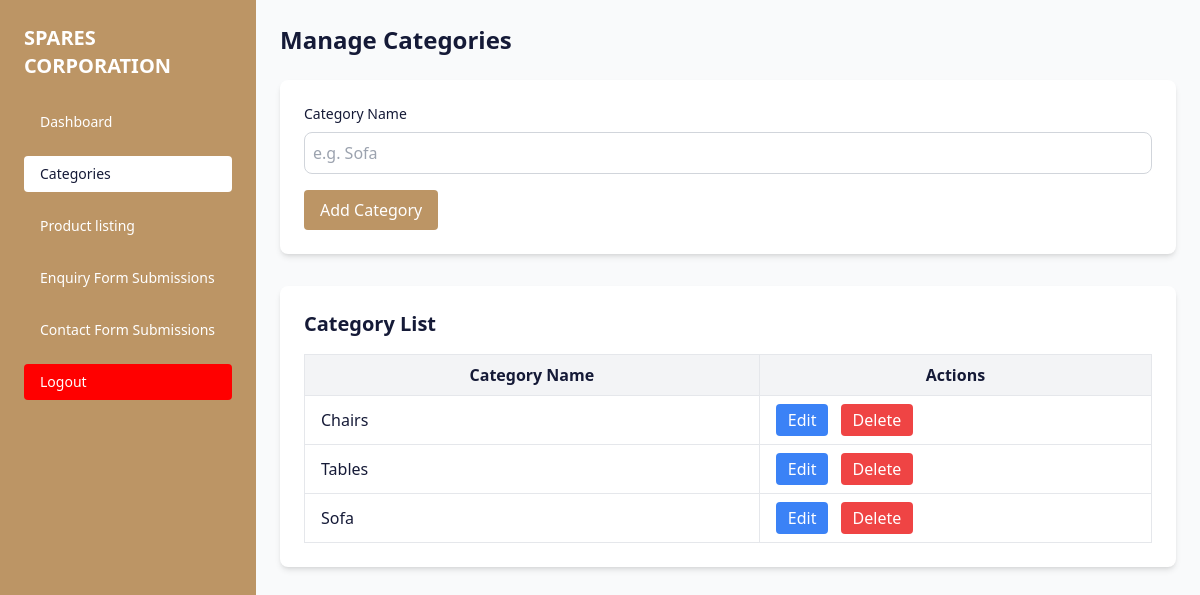
The app's page /category (signed in) with its own data.
### furnitureapp/models.py (models this page shows, shortened)
class Category(models.Model):
    name = models.CharField(max_length=50)

### furnitureapp/views.py (the view, shortened to what this page needs)
# urls.py: path('category', views.category, name="category"),
@never_cache
def category(request):
    if not request.session.get('user_id'):
        return redirect('login')
    categories = Category.objects.all()
    return render(request, 'admin_categories.html', {'categories': categories})

### furnitureapp/context_processors.py (called while the page is built)
def category_menu(request):
    selected_category = request.GET.get("category", "")
    categories = Category.objects.all()
    return {
        "categories": categories,
        "selected_category": selected_category
    }

### furnitureapp/templates/admin_categories.html (shortened to what this page needs)
{% load static %}
<!DOCTYPE html>
<html lang="en">
<head>
  <script src="https://cdn.tailwindcss.com"></script>
</head>
<body class="bg-white text-[#151a37] font-sans">
  <div class="flex min-h-screen">
    <div id="sidebar"
      class="fixed top-0 left-0 h-full w-64 bg-[#bc9565] text-white p-6 z-50 transform -translate-x-full md:translate-x-0 transition-transform duration-300 ease-in-out">
      <div class="flex items-center justify-between mb-6">
        <div class="w-full flex justify-center">
      <a href="{% url 'index' %}" id="brand" class="transition-all block">
      <h1 class="mt-2 text-lg md:text-xl md:mt-0 uppercase font-bold text-white">Spares Corporation</h1>
    </a>
    </div>
      </div>
      <nav>
        <ul class="space-y-4 text-sm">
          <li>
        <a href="{% url 'dashboard' %}" class="block py-2 px-4 rounded hover:bg-white hover:text-[#151a37]">Dashboard</a>
      </li>
          <li><a href="{% url 'category' %}" class="block py-2 px-4 rounded bg-white text-[#151a37]">Categories</a>
          </li>
          <li>
            <a href="{% url 'listing' %}" class="block py-2 px-4 rounded hover:bg-white hover:text-[#151a37]">Product
              listing</a>
          </li>
          <li>
            <a href="{% url 'admin_enquiry' %}"
              class="block py-2 px-4 rounded hover:bg-white hover:text-[#151a37]">Enquiry Form Submissions</a>
          </li>
          <li>
            <a href="{% url 'admin_contact' %}"
              class="block py-2 px-4 rounded hover:bg-white hover:text-[#151a37]">Contact Form Submissions</a>
          </li>
          <li>
            <a href="{% url 'logout' %}" class="block py-2 px-4 rounded bg-[red] text-white">Logout</a>
          </li>
        </ul>
      </nav>
    </div>
    <main class="flex-1 md:ml-64 p-6 bg-gray-50 min-h-screen max-md:pt-20">
      <h1 class="text-2xl font-bold mb-6">Manage Categories</h1>
      <form class="bg-white p-6 rounded-lg shadow-md mb-8" method="POST">
        <div class="mb-4">
          <label for="categoryName" class="block text-sm font-medium mb-2">Category Name</label>
          <input type="text" id="categoryName" name="name" class="w-full border border-gray-300 rounded-lg p-2"
            placeholder="e.g. Sofa" required>
        </div>
        <button type="submit" class="bg-[#bc9565] text-white px-4 py-2 rounded hover:bg-[#a47f54]">Add Category</button>
      </form>
      <div class="bg-white p-6 rounded-lg shadow-md">
        <h2 class="text-xl font-semibold mb-4">Category List</h2>
        <table class="w-full border-collapse border border-gray-200">
          <thead>
            <tr class="bg-gray-100">
              <th class="border border-gray-200 px-9 py-2">Category Name</th>
              <th class="border border-gray-200 px-3 py-2">Actions</th>
            </tr>
          </thead>
         <tbody>
  {% for category in categories %}
  <tr data-category-id="{{ category.id }}">
    <td class="border border-gray-200 px-4 py-2 category-name">{{ category.name }}</td>
    <td class="border border-gray-200 px-4 py-2 space-x-2">
      <button onclick="openEditModal(this.closest('tr'))" class="bg-blue-500 text-white px-3 py-1 rounded hover:bg-blue-600">Edit</button>
      <form method="POST" action="{% url 'category' %}" style="display:inline;">
        <button type="submit" class="bg-red-500 text-white px-3 py-1 rounded hover:bg-red-600">Delete</button>
      </form>
    </td>
  </tr>
  {% endfor %}
</tbody>
        </table>
      </div>
    </main>
  </div>
</body>
</html>

### records on screen
Category: name "Chairs"
Category: name "Tables"
Category: name "Sofa"
